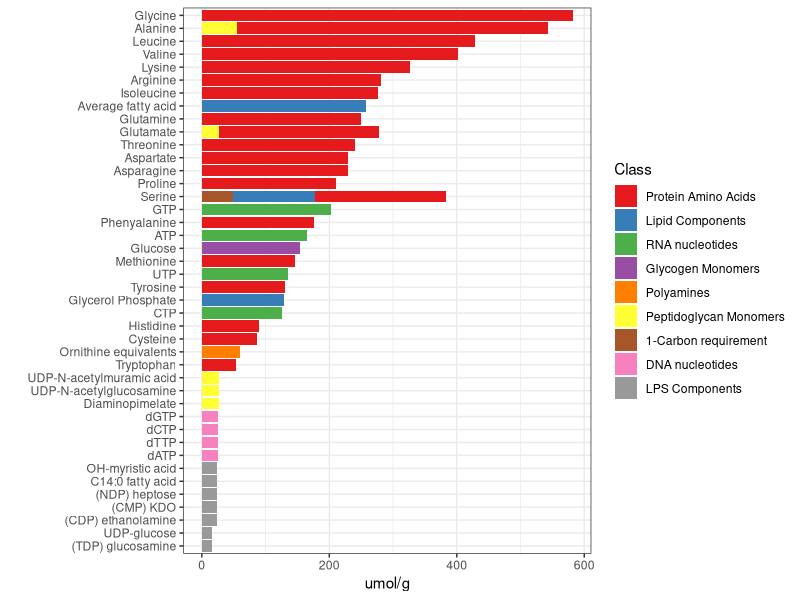
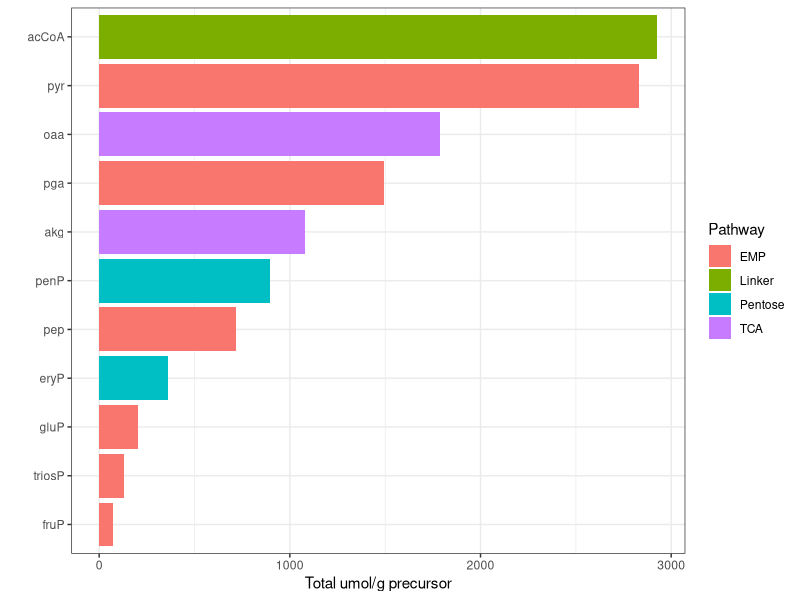
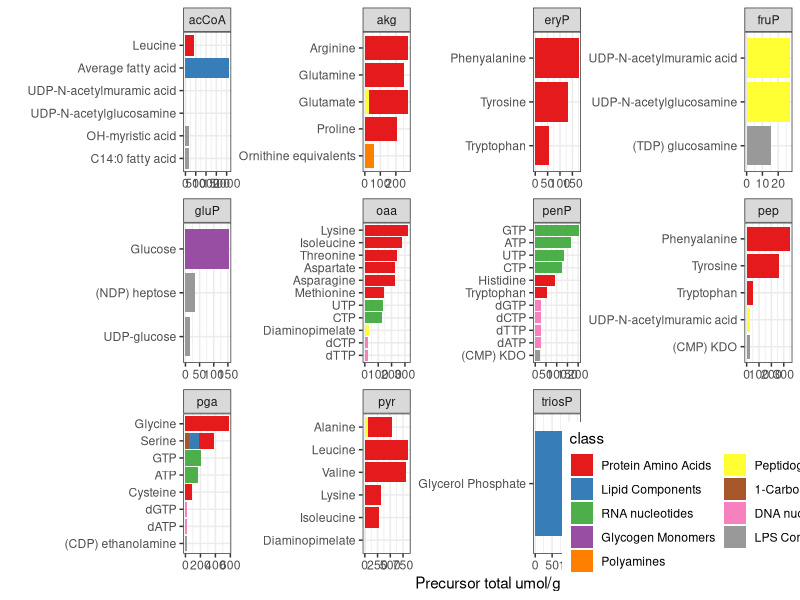
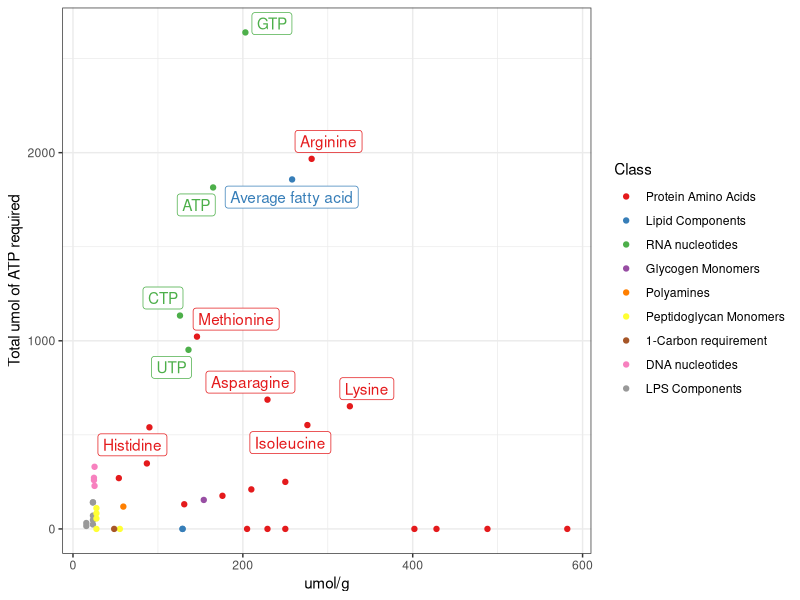
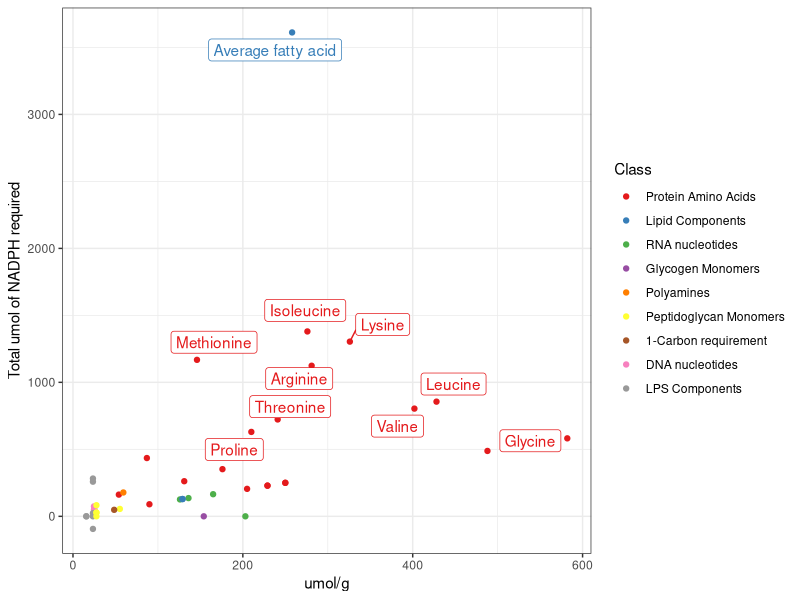
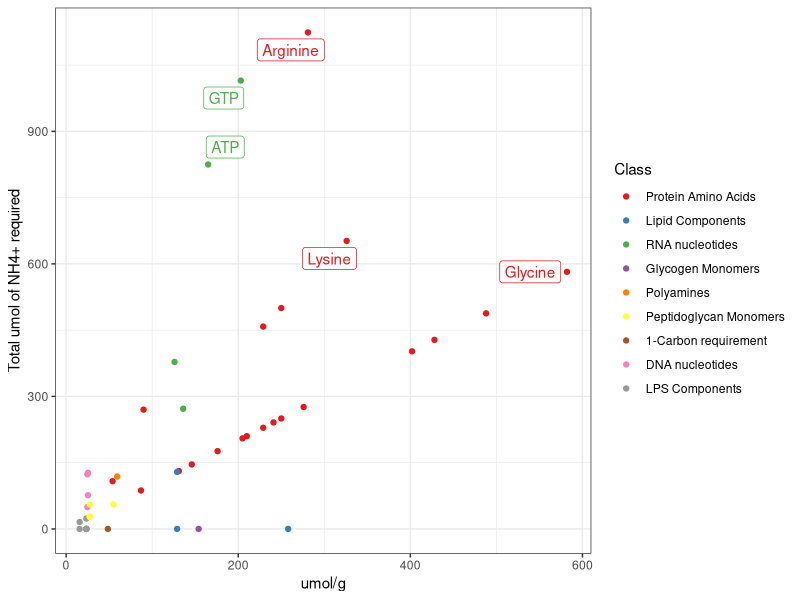
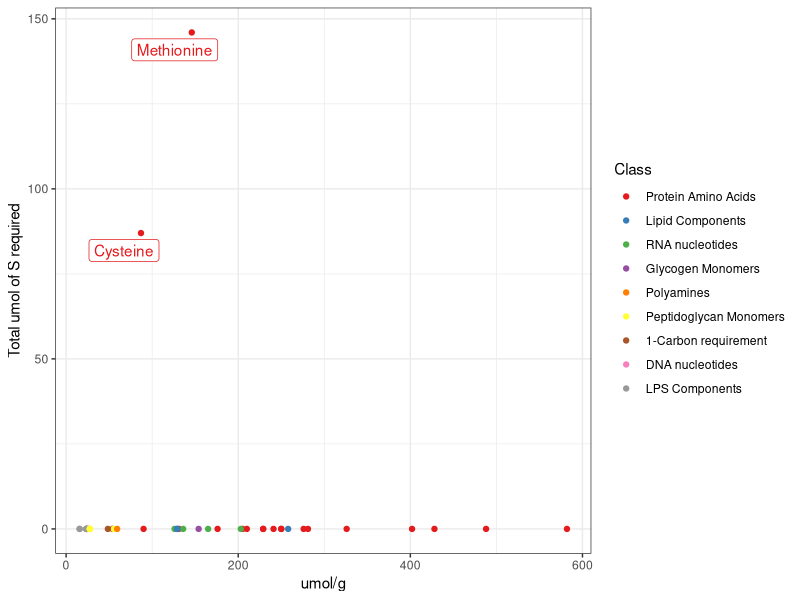
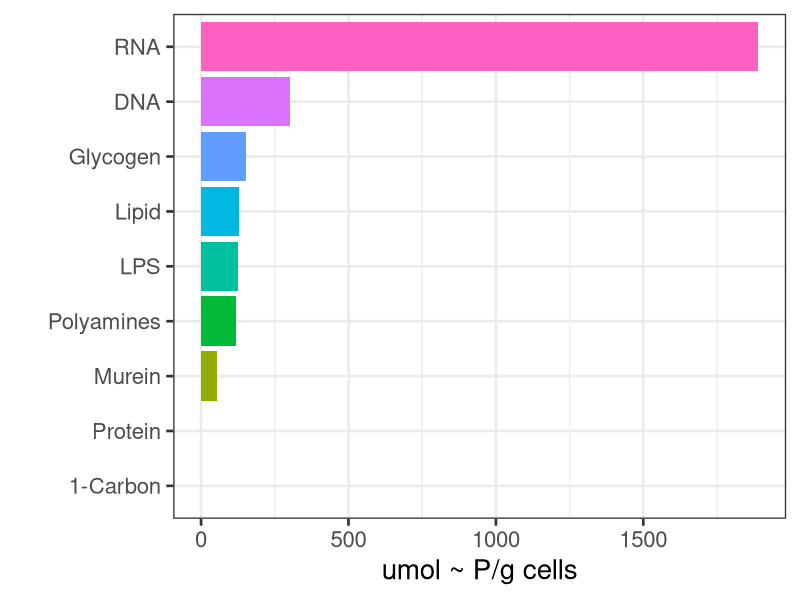

Write R code to recreate these figures, in order. (Note: this script raises an error after producing the figures.)
## ---- chunk 1
knitr::opts_chunk$set(echo = FALSE)
library(tidyverse)
library(readxl)
library(ggrepel)
## ---- chunk 2
table1 <- read_excel("NeidhardtChapter5_figures/chapter5_table1_building_blocks.xlsx")
## ---- chunk 3
table1 %>% filter(`umol/g` > 0) %>%
    mutate(building_block = fct_reorder(building_block, `umol/g`, max)) %>%
    mutate(class = fct_reorder(class, -`umol/g`, min)) %>%
    ggplot(aes(y = building_block, x = `umol/g`, fill = class)) + 
    scale_fill_brewer(palette = "Set1") +
    geom_col() + theme_bw() + labs(y = "", x = "umol/g", fill = "Class")
## ---- chunk 4
pathways <- tibble(precursor = 
c("acCoA", "eryP","fruP","gluP","akg","oaa","penP", "pep","pga","pyr","triosP"),
pathway = c("Linker", "Pentose", "EMP", "EMP", "TCA", "TCA", "Pentose", "EMP", "EMP", "EMP", "EMP"))
## ---- chunk 5
table1 %>% filter(`umol/g` > 0) %>%
    pivot_longer(acCoA:triosP, 
                 values_to = "precursor_count", names_to = "precursor") %>%
    mutate(precursor_total = precursor_count * `umol/g`) %>% 
    group_by(precursor) %>%
    summarize(sum = sum(precursor_total)) %>% inner_join(pathways, "precursor") %>%
    mutate(precursor = fct_reorder(precursor, sum)) %>%
    ggplot(aes(x = sum, y = precursor, fill = pathway)) + geom_col() +
    theme_bw() + labs(x = "Total umol/g precursor", y = "", fill = "Pathway")
## ---- chunk 6
table1 %>% filter(`umol/g` > 0) %>%
    mutate(building_block = fct_reorder(building_block, `umol/g`, max)) %>%
    mutate(class = fct_reorder(class, -`umol/g`, min)) %>%
    pivot_longer(acCoA:triosP, 
                 values_to = "precursor_count", names_to = "precursor") %>%
    mutate(precursor_total = precursor_count * `umol/g`) %>% 
    filter(precursor_total > 0) %>%
    ggplot(aes(x = precursor_total, y = building_block, fill = class)) +
    scale_fill_brewer(palette = "Set1") +
    geom_col() + facet_wrap(~precursor, scale = "free") + theme_bw() + 
    labs(y = "", x = "Precursor total umol/g") +
    theme(legend.position = c(0.9,0.1)) +
    guides(fill = guide_legend(ncol = 2))
## ---- chunk 7
table1 %>% filter(`umol/g` > 0) %>% mutate(ATP_total = ATP * `umol/g`) %>%
    mutate(class = fct_reorder(class, -`umol/g`, min)) %>%
    ggplot(aes(y = ATP_total, x = `umol/g`, color = class)) +
    geom_point() +
     scale_color_brewer(palette = "Set1") +
    geom_label_repel(data = . %>% filter(ATP_total > 500), aes(label = building_block), show.legend = FALSE) +
 theme_bw() + labs(y = "Total umol of ATP required", x = "umol/g",color = "Class")
## ---- chunk 8
table1 %>% filter(`umol/g` > 0) %>% mutate(NADPH_total = NADPH * `umol/g`) %>%
    mutate(class = fct_reorder(class, -`umol/g`, min)) %>%
    ggplot(aes(y = NADPH_total, x = `umol/g`, color = class)) +
    geom_point() +
     scale_color_brewer(palette = "Set1") +
    geom_label_repel(data = . %>% filter(NADPH_total > 500), aes(label = building_block), show.legend = FALSE) +
 theme_bw() + labs(y = "Total umol of NADPH required", x = "umol/g",color = "Class")
## ---- chunk 9
table1 %>% filter(`umol/g` > 0) %>% mutate(NH4_total = `NH4+` * `umol/g`) %>%
    mutate(class = fct_reorder(class, -`umol/g`, min)) %>%
    ggplot(aes(y = NH4_total, x = `umol/g`, color = class)) +
    geom_point() +
     scale_color_brewer(palette = "Set1") +
    geom_label_repel(data = . %>% filter(NH4_total > 500), aes(label = building_block), show.legend = FALSE) +
 theme_bw() + labs(y = "Total umol of NH4+ required", x = "umol/g",color = "Class")
## ---- chunk 10
table1 %>% filter(`umol/g` > 0) %>% mutate(S_total = `S` * `umol/g`) %>%
    mutate(class = fct_reorder(class, -`umol/g`, min)) %>%
    ggplot(aes(y = S_total, x = `umol/g`, color = class)) +
    geom_point() +
     scale_color_brewer(palette = "Set1") +
    geom_label_repel(data = . %>% filter(S_total > 50), aes(label = building_block), show.legend = FALSE) +
 theme_bw() + labs(y = "Total umol of S required", x = "umol/g",color = "Class")
## ---- chunk 11
table4 <- tibble(component = c("Protein", "RNA", "DNA", "Lipid", "LPS",
                               "Murein", "Glycogen", "1-Carbon",
                               "Polyamines"),
                 `umol ~ P/g cells` = c(0, 1890, 300, 129, 125, 55,
                                        154, 0, 118))
## ---- chunk 12
table4 %>% mutate(component = fct_reorder(component, `umol ~ P/g cells`)) %>%
    ggplot(aes(x = `umol ~ P/g cells`, y = component, fill = component)) +
    geom_col(show.legend = FALSE) + theme_bw(base_size = 20) + labs(y = "")
## ---- chunk 13
table5 <- read_excel("NeidhardtChapter5_figures/chapter5_table5_energy_costs.xlsx")
## ---- chunk 14
table5 %>% mutate(precursor = fct_reorder(precursor, `umol/g`)) %>%
    pivot_longer(P:CO2, names_to = "energy_molecule", values_to = "umol") %>%
    mutate(total_energy = `umol/g` * umol) %>%
    ggplot(aes(y = precursor, x = total_energy, fill = substrate)) + 
    geom_col(position = "dodge") + labs(x = "umol/g", y = "", fill = "Substrate") + 
    geom_vline(xintercept = 0, linetype = "dashed") + 
    geom_hline(yintercept=seq(1.5, length(unique(table5$precursor))-0.5, 1), 
             lwd=0.25, colour="grey") +
    theme_bw() + facet_wrap(~energy_molecule) + theme(panel.grid = element_blank())
## ---- chunk 15
table5 %>% 
    pivot_longer(P:CO2, names_to = "energy_molecule", values_to = "umol") %>%
    mutate(total_energy = `umol/g` * umol) %>%
    group_by(substrate, energy_molecule) %>%
    summarize(overall_energy = sum(total_energy, na.rm = TRUE)) %>%
    ungroup() %>%
    ggplot(aes(y = substrate, x = overall_energy, fill = substrate)) +
    geom_col(show.legend=FALSE) + facet_wrap(~energy_molecule) + theme_bw() + 
    geom_vline(xintercept = 0, linetype = "dashed") +
    labs(y = "", x = "umol/g", fill = "Substrate")
## ---- chunk 16
table8 <- read_excel("NeidhardtChapter5_figures/chapter5_table8_mixed_acid.xlsx")
## ---- chunk 17
table8 %>% mutate(Product = fct_reorder(Product, `mol C`)) %>%
    ggplot(aes(y = Product, x = `mol C`, fill = Product)) + 
    geom_col(show.legend = FALSE) + theme_bw() +
    labs(x = "mol C/ 100 mol Glucose", y = "")
## ---- chunk 18
table8 %>% mutate(Product = fct_reorder(Product, `mol C`)) %>%
    mutate(`O/R total` = `O/R value` * `mol/100 mol glucose`) %>%
    ggplot(aes(y = Product, x = `O/R total`, fill = Product)) + 
    geom_col(show.legend = FALSE) + geom_vline(xintercept = 0, linetype = "dashed") +
    theme_bw() + labs(y = "")
